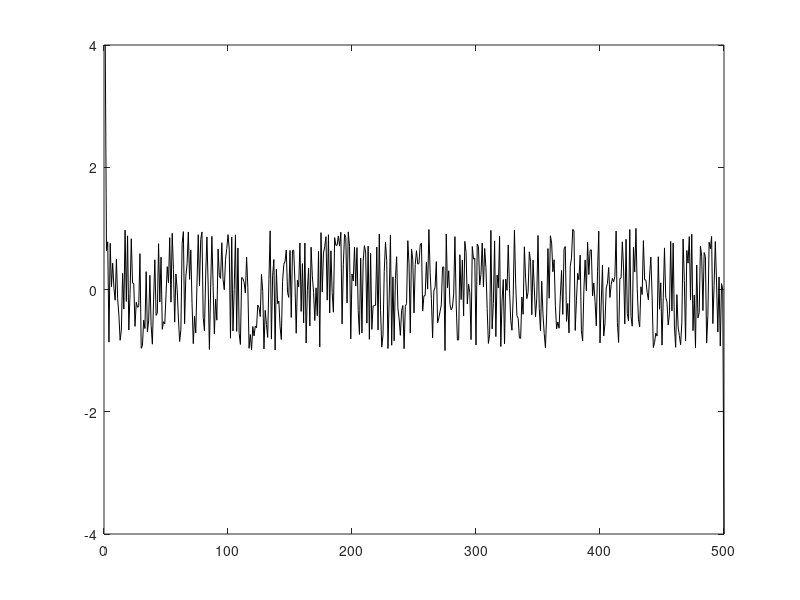

Source code (MATLAB):
support = 1:500;
x = sin(support/10) + 1.3* sin(support/5) + 0.8* sin(support/4) + 0.2* sin(support);

set(gcf,'color','w');

noise = ones(1,length(support)) 
for i = 1:length(noise)
	noise(i) = noise(i)*rand*2-1;
end

x_n = x+noise;

msv_xn = mean(x_n.^2)
mse = mean(noise.^2)
rmse = sqrt(mean(noise.^2))

msv_x =  mean(x.^2)
snr = 10*log(msv_x/mse)
%plot(x_n,'k')
%plot(x,'k')

noise(1) = 4;
noise(end) = -4;
plot(noise,'k')